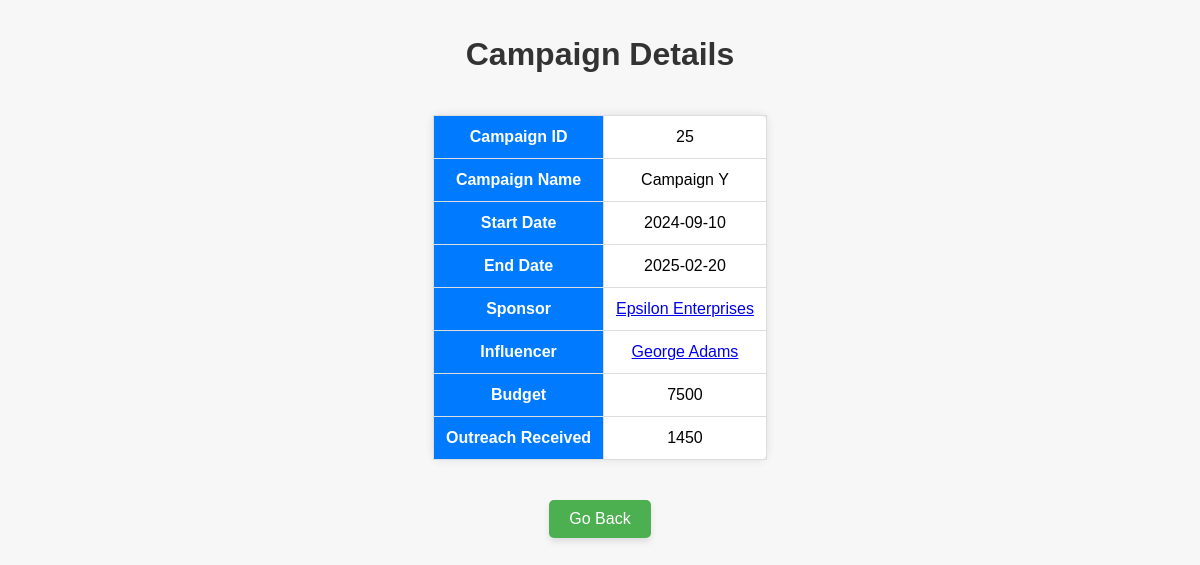
The app's page /admin/campaign/campaign_details/1/25 (signed in) with its own data.
### application/models.py (models this page shows)
class Campaign(db.Model):
    CampaignID = db.Column(db.Integer, primary_key=True, autoincrement=True)
    Name = db.Column(db.String(255), nullable=False)
    Description = db.Column(db.Text)
    StartDate = db.Column(db.Date)
    EndDate = db.Column(db.Date)
    SponsorID = db.Column(db.Integer, db.ForeignKey('sponsor.SponsorID'), nullable=False)
    InfluencerID = db.Column(db.Integer, db.ForeignKey('influencer.InfluencerID'))
    Budget = db.Column(db.Float)
    Goal = db.Column(db.Text)
    Outreach = db.Column(db.Integer)
    Visibility = db.Column(db.Enum('Public', 'Private'))
    Flagged = db.Column(db.Integer,nullable=False,default=0)
    sponsor = db.relationship('Sponsor', back_populates='campaigns')
    influencer = db.relationship('Influencer', back_populates='campaigns')
    ad_requests = db.relationship('AdRequest', back_populates='campaign', cascade='all, delete-orphan')

class Sponsor(db.Model):
    SponsorID = db.Column(db.Integer, primary_key=True, autoincrement=True)
    Name = db.Column(db.String(255), nullable=False)
    Password = db.Column(db.String(255), nullable=False)
    JoiningDate = db.Column(db.Date)
    Brand = db.Column(db.String(255))
    Industry = db.Column(db.String(255))
    Email = db.Column(db.String(255), nullable=False)
    PhoneNo = db.Column(db.String(255), nullable=False)
    BrandDescription = db.Column(db.String(255))
    Address = db.Column(db.String(255))
    Website = db.Column(db.String(255))
    Flagged = db.Column(db.Integer,nullable=False,default=0)
    ProfilePicLink=db.Column(db.String(255))
    campaigns = db.relationship('Campaign', back_populates='sponsor', cascade='all, delete-orphan')

class Influencer(db.Model):
    InfluencerID = db.Column(db.Integer, primary_key=True, autoincrement=True)
    Name = db.Column(db.String(255), nullable=False)
    Password = db.Column(db.String(255), nullable=False)
    JoiningDate = db.Column(db.Date)
    Email = db.Column(db.String(255), nullable=False)
    PhoneNo = db.Column(db.String(255), nullable=False)
    Followers = db.Column(db.Integer)
    Bio = db.Column(db.String(255))
    Flagged = db.Column(db.Integer,nullable=False,default=0)
    ProfilePicLink=db.Column(db.String(255))
    campaigns = db.relationship('Campaign', back_populates='influencer', cascade='all, delete-orphan')
    ad_negotiations = db.relationship('AdNegotiation', back_populates='influencer', cascade='all, delete-orphan')

### application/admin_controllers.py (the view)
@app.route('/admin/campaign/campaign_details/<int:admin_ID>/<campaign_ID>',methods=['GET'])
@login_required(role='admin')
def admin_campaign_details(admin_ID,campaign_ID):
    (camp,inf,spon)=(db.session.query(Campaign,Influencer,Sponsor)
                      .filter(Campaign.CampaignID==campaign_ID)
                      .join(Influencer,Campaign.InfluencerID==Influencer.InfluencerID)
                      .join(Sponsor,Campaign.SponsorID==Sponsor.SponsorID)
                      .one())
    return render_template('Admin_campaign_details.html',camp=camp,spon=spon,inf=inf,admin_ID=admin_ID)

### application/home_controllers.py (called while the page is built)
def login_required(role=None):
    def decorator(f):
        @wraps(f)
        def decorated_function(*args, **kwargs):
            if 'user_id' not in session:
                flash('You need to log in to access this page.')
                return redirect(url_for('login'))
            user_id = None
            if role == 'influencer':
                user_id = kwargs.get('influencer_ID')
            elif role == 'sponsor':
                user_id = kwargs.get('sponsor_ID')
            elif role == 'admin':
                user_id = kwargs.get('admin_ID')
            if role and (session.get('user_type') != role or session.get('user_id') != user_id):
                abort(403)
            return f(*args, **kwargs)
        return decorated_function
    return decorator

### Templates/Admin_campaign_details.html (shortened to what this page needs)
<!DOCTYPE html>
<html lang="en">
<head>
</head>
<body>
    <h1>Campaign Details</h1>
    <table>
        <tr>
            <th>Campaign ID</th>
            <td>{{ camp.CampaignID }}</td>
        </tr>
        <tr>
            <th>Campaign Name</th>
            <td>{{ camp.Name }}</td>
        </tr>
        <tr>
            <th>Start Date</th>
            <td>{{ camp.StartDate }}</td>
        </tr>
        <tr>
            <th>End Date</th>
            <td>{{ camp.EndDate }}</td>
        </tr>
        <tr>
            <th>Sponsor</th>
            <td><a href="/admin/sponsor/sponsor_details/{{ admin_ID }}/{{ spon.SponsorID }}">{{ spon.Name }}</a></td>
        </tr>
        <tr>
            <th>Influencer</th>
            <td><a href="/admin/influencer/influencer_details/{{ admin_ID }}/{{ inf.InfluencerID }}">{{ inf.Name }}</a></td>
        </tr>
        <tr>
            <th>Budget</th>
            <td>{{ camp.Budget }}</td>
        </tr>
        <tr>
            <th>Outreach Received</th>
            <td>{{ camp.Outreach }}</td>
        </tr>
    </table>
    <a href="javascript:history.back()" class="go-back">Go Back</a>
</body>
</html>

### Templates/Admin_campaign_details.html (style rules this page uses)
body { font-family: Arial, sans-serif; background-color: #f7f7f7; margin: 0; padding: 15px; display: flex; flex-direction: column; align-items: center; }
h1 { text-align: center; color: #333; }
table { margin: 20px auto; border-collapse: collapse; border: 1px solid #ddd; background-color: #ffffff; border-radius: 8px; box-shadow: 0 0 10px rgba(0, 0, 0, 0.1); }
table th, table td { border: 1px solid #ddd; padding: 12px; text-align: center; }
table th { background-color: #007bff; color: white; }
.go-back { display: inline-block; padding: 10px 20px; background-color: #4caf50; color: white; border-radius: 5px; text-decoration: none; transition: background-color 0.3s ease, box-shadow 0.3s ease; box-shadow: 0 4px 6px rgba(0, 0, 0, 0.1); margin-top: 20px; }

### records on screen
Campaign: CampaignID "25", Name "Campaign Y", StartDate "2024-09-10", EndDate "2025-02-20", Budget "7500", Outreach "1450"
Sponsor: Name "Epsilon Enterprises"
Influencer: Name "George Adams"
